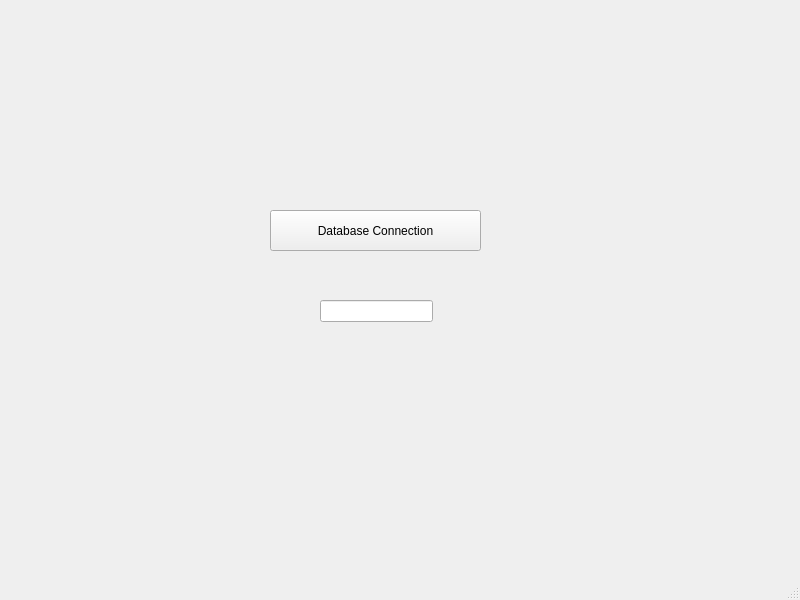
<?xml version="1.0" encoding="UTF-8"?>
<ui version="4.0">
 <class>MainWindow</class>
 <widget class="QMainWindow" name="MainWindow">
  <property name="geometry">
   <rect>
    <x>0</x>
    <y>0</y>
    <width>800</width>
    <height>600</height>
   </rect>
  </property>
  <property name="windowTitle">
   <string>MainWindow</string>
  </property>
  <widget class="QWidget" name="centralwidget">
   <widget class="QPushButton" name="pushButton">
    <property name="geometry">
     <rect>
      <x>270</x>
      <y>210</y>
      <width>211</width>
      <height>41</height>
     </rect>
    </property>
    <property name="text">
     <string>Database Connection</string>
    </property>
   </widget>
   <widget class="QLineEdit" name="lineEditQuery">
    <property name="geometry">
     <rect>
      <x>320</x>
      <y>300</y>
      <width>113</width>
      <height>22</height>
     </rect>
    </property>
   </widget>
  </widget>
  <widget class="QMenuBar" name="menubar">
   <property name="geometry">
    <rect>
     <x>0</x>
     <y>0</y>
     <width>800</width>
     <height>22</height>
    </rect>
   </property>
  </widget>
  <widget class="QStatusBar" name="statusbar"/>
 </widget>
 <resources/>
 <connections/>
</ui>
